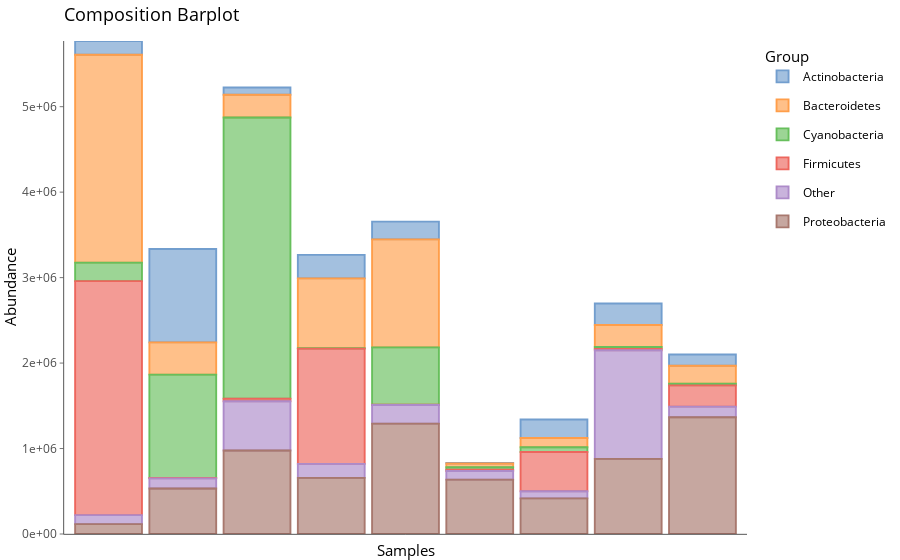

Here is the notebook cell this chart was saved with:
### Markdown cell above
## Bacterial Abundance

### Code cell
# Agglomerate by sample type
tse <- agglomerateByVariable(
    tse,
    by = 2L,
    group = "SampleType"
)

# Find top taxa
top_taxa <- getTop(tse)
rowData(tse)$Group <- ifelse(rowData(tse)$Phylum %in% top_taxa,
                             rowData(tse)$Phylum, "Other")

# Visualise composition barplot
p <- plotAbundance(tse, group = "Group")
p + ggtitle("Composition Barplot")

### Figure 1 — Plotly figure (JSON) as saved in the notebook; plotly's stock layout.template omitted (floating-point values rounded to 4 significant figures)
{"data": [{"base": [5607356, 2242289, 5139898, 2990684, 3446949, 825378, 1122945, 2445334, 1968302], "hoverinfo": "text", "legendgroup": "Actinobacteria", "marker": {"autocolorscale": false, "color": "rgba(114,158,206,0.65)", "line": {"color": "rgba(114,158,206,1)", "width": 1.89}}, "name": "Actinobacteria", "orientation": "v", "showlegend": true, "text": ["X: Feces<br />ifelse(Y == 0 & layout == \"bar\", NA, Y):  161108<br />colour_by: Actinobacteria<br />colour_by: Actinobacteria", "X: Freshwater<br />ifelse(Y == 0 & layout == \"bar\", NA, Y): 1092613<br />colour_by: Actinobacteria<br />colour_by: Actinobacteria", "X: Freshwater_creek<br />ifelse(Y == 0 & layout == \"bar\", NA, Y):   84215<br />colour_by: Actinobacteria<br />colour_by: Actinobacteria", "X: Mock<br />ifelse(Y == 0 & layout == \"bar\", NA, Y):  274767<br />colour_by: Actinobacteria<br />colour_by: Actinobacteria", "X: Ocean<br />ifelse(Y == 0 & layout == \"bar\", NA, Y):  208401<br />colour_by: Actinobacteria<br />colour_by: Actinobacteria", "X: Sediment_estuary<br />ifelse(Y == 0 & layout == \"bar\", NA, Y):    5699<br />colour_by: Actinobacteria<br />colour_by: Actinobacteria", "X: Skin<br />ifelse(Y == 0 & layout == \"bar\", NA, Y):  216187<br />colour_by: Actinobacteria<br />colour_by: Actinobacteria", "X: Soil<br />ifelse(Y == 0 & layout == \"bar\", NA, Y):  251584<br />colour_by: Actinobacteria<br />colour_by: Actinobacteria", "X: Tongue<br />ifelse(Y == 0 & layout == \"bar\", NA, Y):  132286<br />colour_by: Actinobacteria<br />colour_by: Actinobacteria"], "textposition": "none", "type": "bar", "width": [0.9, 0.9, 0.9, 0.9, 0.9, 0.9, 0.9, 0.9, 0.9], "x": [1, 2, 3, 4, 5, 6, 7, 8, 9], "xaxis": "x", "y": [161108, 1092613, 84215, 274767, 208401, 5699, 216187, 251584, 132286], "yaxis": "y"}, {"base": [3175334, 1864626, 4873260, 2175209, 2184114, 780967, 1015007, 2188105, 1758585], "hoverinfo": "text", "legendgroup": "Bacteroidetes", "marker": {"autocolorscale": false, "color": "rgba(255,158,74,0.65)", "line": {"color": "rgba(255,158,74,1)", "width": 1.89}}, "name": "Bacteroidetes", "orientation": "v", "showlegend": true, "text": ["X: Feces<br />ifelse(Y == 0 & layout == \"bar\", NA, Y): 2432022<br />colour_by: Bacteroidetes<br />colour_by: Bacteroidetes", "X: Freshwater<br />ifelse(Y == 0 & layout == \"bar\", NA, Y):  377663<br />colour_by: Bacteroidetes<br />colour_by: Bacteroidetes", "X: Freshwater_creek<br />ifelse(Y == 0 & layout == \"bar\", NA, Y):  266638<br />colour_by: Bacteroidetes<br />colour_by: Bacteroidetes", "X: Mock<br />ifelse(Y == 0 & layout == \"bar\", NA, Y):  815475<br />colour_by: Bacteroidetes<br />colour_by: Bacteroidetes", "X: Ocean<br />ifelse(Y == 0 & layout == \"bar\", NA, Y): 1262835<br />colour_by: Bacteroidetes<br />colour_by: Bacteroidetes", "X: Sediment_estuary<br />ifelse(Y == 0 & layout == \"bar\", NA, Y):   44411<br />colour_by: Bacteroidetes<br />colour_by: Bacteroidetes", "X: Skin<br />ifelse(Y == 0 & layout == \"bar\", NA, Y):  107938<br />colour_by: Bacteroidetes<br />colour_by: Bacteroidetes", "X: Soil<br />ifelse(Y == 0 & layout == \"bar\", NA, Y):  257229<br />colour_by: Bacteroidetes<br />colour_by: Bacteroidetes", "X: Tongue<br />ifelse(Y == 0 & layout == \"bar\", NA, Y):  209717<br />colour_by: Bacteroidetes<br />colour_by: Bacteroidetes"], "textposition": "none", "type": "bar", "width": [0.9, 0.9, 0.9, 0.9, 0.9, 0.9, 0.9, 0.9, 0.9], "x": [1, 2, 3, 4, 5, 6, 7, 8, 9], "xaxis": "x", "y": [2432022, 377663, 266638, 815475, 1262835, 44411, 107938, 257229, 209717], "yaxis": "y"}, {"base": [2959471, 656209, 1583407, 2169485, 1513191, 753828, 958816, 2166121, 1738952], "hoverinfo": "text", "legendgroup": "Cyanobacteria", "marker": {"autocolorscale": false, "color": "rgba(103,191,92,0.65)", "line": {"color": "rgba(103,191,92,1)", "width": 1.89}}, "name": "Cyanobacteria", "orientation": "v", "showlegend": true, "text": ["X: Feces<br />ifelse(Y == 0 & layout == \"bar\", NA, Y):  215863<br />colour_by: Cyanobacteria<br />colour_by: Cyanobacteria", "X: Freshwater<br />ifelse(Y == 0 & layout == \"bar\", NA, Y): 1208417<br />colour_by: Cyanobacteria<br />colour_by: Cyanobacteria", "X: Freshwater_creek<br />ifelse(Y == 0 & layout == \"bar\", NA, Y): 3289853<br />colour_by: Cyanobacteria<br />colour_by: Cyanobacteria", "X: Mock<br />ifelse(Y == 0 & layout == \"bar\", NA, Y):    5724<br />colour_by: Cyanobacteria<br />colour_by: Cyanobacteria", "X: Ocean<br />ifelse(Y == 0 & layout == \"bar\", NA, Y):  670923<br />colour_by: Cyanobacteria<br />colour_by: Cyanobacteria", "X: Sediment_estuary<br />ifelse(Y == 0 & layout == \"bar\", NA, Y):   27139<br />colour_by: Cyanobacteria<br />colour_by: Cyanobacteria", "X: Skin<br />ifelse(Y == 0 & layout == \"bar\", NA, Y):   56191<br />colour_by: Cyanobacteria<br />colour_by: Cyanobacteria", "X: Soil<br />ifelse(Y == 0 & layout == \"bar\", NA, Y):   21984<br />colour_by: Cyanobacteria<br />colour_by: Cyanobacteria", "X: Tongue<br />ifelse(Y == 0 & layout == \"bar\", NA, Y):   19633<br />colour_by: Cyanobacteria<br />colour_by: Cyanobacteria"], "textposition": "none", "type": "bar", "width": [0.9, 0.9, 0.9, 0.9, 0.9, 0.9, 0.9, 0.9, 0.9], "x": [1, 2, 3, 4, 5, 6, 7, 8, 9], "xaxis": "x", "y": [215863, 1208417, 3289853, 5724, 670923, 27139, 56191, 21984, 19633], "yaxis": "y"}, {"base": [221201, 651448, 1552862, 820327, 1509939, 736816, 500954, 2149287, 1490332], "hoverinfo": "text", "legendgroup": "Firmicutes", "marker": {"autocolorscale": false, "color": "rgba(237,102,93,0.65)", "line": {"color": "rgba(237,102,93,1)", "width": 1.89}}, "name": "Firmicutes", "orientation": "v", "showlegend": true, "text": ["X: Feces<br />ifelse(Y == 0 & layout == \"bar\", NA, Y): 2738270<br />colour_by: Firmicutes<br />colour_by: Firmicutes", "X: Freshwater<br />ifelse(Y == 0 & layout == \"bar\", NA, Y):    4761<br />colour_by: Firmicutes<br />colour_by: Firmicutes", "X: Freshwater_creek<br />ifelse(Y == 0 & layout == \"bar\", NA, Y):   30545<br />colour_by: Firmicutes<br />colour_by: Firmicutes", "X: Mock<br />ifelse(Y == 0 & layout == \"bar\", NA, Y): 1349158<br />colour_by: Firmicutes<br />colour_by: Firmicutes", "X: Ocean<br />ifelse(Y == 0 & layout == \"bar\", NA, Y):    3252<br />colour_by: Firmicutes<br />colour_by: Firmicutes", "X: Sediment_estuary<br />ifelse(Y == 0 & layout == \"bar\", NA, Y):   17012<br />colour_by: Firmicutes<br />colour_by: Firmicutes", "X: Skin<br />ifelse(Y == 0 & layout == \"bar\", NA, Y):  457862<br />colour_by: Firmicutes<br />colour_by: Firmicutes", "X: Soil<br />ifelse(Y == 0 & layout == \"bar\", NA, Y):   16834<br />colour_by: Firmicutes<br />colour_by: Firmicutes", "X: Tongue<br />ifelse(Y == 0 & layout == \"bar\", NA, Y):  248620<br />colour_by: Firmicutes<br />colour_by: Firmicutes"], "textposition": "none", "type": "bar", "width": [0.9, 0.9, 0.9, 0.9, 0.9, 0.9, 0.9, 0.9, 0.9], "x": [1, 2, 3, 4, 5, 6, 7, 8, 9], "xaxis": "x", "y": [2738270, 4761, 30545, 1349158, 3252, 17012, 457862, 16834, 248620], "yaxis": "y"}, {"base": [115121, 532385, 977406, 656421, 1291519, 636486, 416933, 879559, 1366817], "hoverinfo": "text", "legendgroup": "Other", "marker": {"autocolorscale": false, "color": "rgba(173,139,201,0.65)", "line": {"color": "rgba(173,139,201,1)", "width": 1.89}}, "name": "Other", "orientation": "v", "showlegend": true, "text": ["X: Feces<br />ifelse(Y == 0 & layout == \"bar\", NA, Y):  106080<br />colour_by: Other<br />colour_by: Other", "X: Freshwater<br />ifelse(Y == 0 & layout == \"bar\", NA, Y):  119063<br />colour_by: Other<br />colour_by: Other", "X: Freshwater_creek<br />ifelse(Y == 0 & layout == \"bar\", NA, Y):  575456<br />colour_by: Other<br />colour_by: Other", "X: Mock<br />ifelse(Y == 0 & layout == \"bar\", NA, Y):  163906<br />colour_by: Other<br />colour_by: Other", "X: Ocean<br />ifelse(Y == 0 & layout == \"bar\", NA, Y):  218420<br />colour_by: Other<br />colour_by: Other", "X: Sediment_estuary<br />ifelse(Y == 0 & layout == \"bar\", NA, Y):  100330<br />colour_by: Other<br />colour_by: Other", "X: Skin<br />ifelse(Y == 0 & layout == \"bar\", NA, Y):   84021<br />colour_by: Other<br />colour_by: Other", "X: Soil<br />ifelse(Y == 0 & layout == \"bar\", NA, Y): 1269728<br />colour_by: Other<br />colour_by: Other", "X: Tongue<br />ifelse(Y == 0 & layout == \"bar\", NA, Y):  123515<br />colour_by: Other<br />colour_by: Other"], "textposition": "none", "type": "bar", "width": [0.9, 0.9, 0.9, 0.9, 0.9, 0.9, 0.9, 0.9, 0.9], "x": [1, 2, 3, 4, 5, 6, 7, 8, 9], "xaxis": "x", "y": [106080, 119063, 575456, 163906, 218420, 100330, 84021, 1269728, 123515], "yaxis": "y"}, {"base": [0, 0, 0, 0, 0, 0, 0, 0, 0], "hoverinfo": "text", "legendgroup": "Proteobacteria", "marker": {"autocolorscale": false, "color": "rgba(168,120,110,0.65)", "line": {"color": "rgba(168,120,110,1)", "width": 1.89}}, "name": "Proteobacteria", "orientation": "v", "showlegend": true, "text": ["X: Feces<br />ifelse(Y == 0 & layout == \"bar\", NA, Y):  115121<br />colour_by: Proteobacteria<br />colour_by: Proteobacteria", "X: Freshwater<br />ifelse(Y == 0 & layout == \"bar\", NA, Y):  532385<br />colour_by: Proteobacteria<br />colour_by: Proteobacteria", "X: Freshwater_creek<br />ifelse(Y == 0 & layout == \"bar\", NA, Y):  977406<br />colour_by: Proteobacteria<br />colour_by: Proteobacteria", "X: Mock<br />ifelse(Y == 0 & layout == \"bar\", NA, Y):  656421<br />colour_by: Proteobacteria<br />colour_by: Proteobacteria", "X: Ocean<br />ifelse(Y == 0 & layout == \"bar\", NA, Y): 1291519<br />colour_by: Proteobacteria<br />colour_by: Proteobacteria", "X: Sediment_estuary<br />ifelse(Y == 0 & layout == \"bar\", NA, Y):  636486<br />colour_by: Proteobacteria<br />colour_by: Proteobacteria", "X: Skin<br />ifelse(Y == 0 & layout == \"bar\", NA, Y):  416933<br />colour_by: Proteobacteria<br />colour_by: Proteobacteria", "X: Soil<br />ifelse(Y == 0 & layout == \"bar\", NA, Y):  879559<br />colour_by: Proteobacteria<br />colour_by: Proteobacteria", "X: Tongue<br />ifelse(Y == 0 & layout == \"bar\", NA, Y): 1366817<br />colour_by: Proteobacteria<br />colour_by: Proteobacteria"], "textposition": "none", "type": "bar", "width": [0.9, 0.9, 0.9, 0.9, 0.9, 0.9, 0.9, 0.9, 0.9], "x": [1, 2, 3, 4, 5, 6, 7, 8, 9], "xaxis": "x", "y": [115121, 532385, 977406, 656421, 1291519, 636486, 416933, 879559, 1366817], "yaxis": "y"}], "layout": {"barmode": "relative", "font": {"color": "rgba(0,0,0,1)", "family": "", "size": 14.61}, "hovermode": "closest", "legend": {"bgcolor": "rgba(255,255,255,1)", "bordercolor": "transparent", "borderwidth": 1.89, "font": {"color": "rgba(0,0,0,1)", "family": "", "size": 11.69}, "title": {"font": {"color": "rgba(0,0,0,1)", "family": "", "size": 14.61}, "text": "Group"}}, "margin": {"b": 25.57, "l": 54.79, "r": 7.306, "t": 40.84}, "paper_bgcolor": "rgba(255,255,255,1)", "plot_bgcolor": "rgba(255,255,255,1)", "shapes": [{"layer": "below", "line": {"linetype": [], "width": 0}, "type": "rect", "x0": 0, "x1": 1, "xref": "paper", "y0": 0, "y1": 1, "yref": "paper"}], "showlegend": true, "title": {"font": {"color": "rgba(0,0,0,1)", "family": "", "size": 17.53}, "text": "Composition Barplot", "x": 0, "xref": "paper"}, "xaxis": {"anchor": "y", "automargin": true, "autorange": false, "categoryarray": ["Feces", "Freshwater", "Freshwater_creek", "Mock", "Ocean", "Sediment_estuary", "Skin", "Soil", "Tongue"], "categoryorder": "array", "domain": [0, 1], "gridcolor": {}, "gridwidth": 0, "hoverformat": ".2f", "linecolor": "rgba(0,0,0,1)", "linewidth": 0.6642, "nticks": {}, "range": [0.4, 9.6], "showgrid": false, "showline": true, "showticklabels": false, "tickangle": 0, "tickcolor": {}, "tickfont": {"color": {}, "family": {}, "size": 0}, "ticklen": 3.653, "tickmode": "array", "ticks": "", "ticktext": ["Feces", "Freshwater", "Freshwater_creek", "Mock", "Ocean", "Sediment_estuary", "Skin", "Soil", "Tongue"], "tickvals": [1, 2, 3, 4, 5, 6, 7, 8, 9], "tickwidth": 0, "title": {"font": {"color": "rgba(0,0,0,1)", "family": "", "size": 14.61}, "text": "Samples"}, "type": "linear", "zeroline": false}, "yaxis": {"anchor": "x", "automargin": true, "autorange": false, "categoryarray": ["0e+00", "1e+06", "2e+06", "3e+06", "4e+06", "5e+06"], "categoryorder": "array", "domain": [0, 1], "gridcolor": {}, "gridwidth": 0, "hoverformat": ".2f", "linecolor": "rgba(0,0,0,1)", "linewidth": 0.6642, "nticks": {}, "range": [0, 5768464], "showgrid": false, "showline": true, "showticklabels": true, "tickangle": 0, "tickcolor": "rgba(51,51,51,1)", "tickfont": {"color": "rgba(77,77,77,1)", "family": "", "size": 11.69}, "ticklen": 3.653, "tickmode": "array", "ticks": "outside", "ticktext": ["0e+00", "1e+06", "2e+06", "3e+06", "4e+06", "5e+06"], "tickvals": [0, 1000000, 2000000, 3000000, 4000000, 5000000], "tickwidth": 0.6642, "title": {"font": {"color": "rgba(0,0,0,1)", "family": "", "size": 14.61}, "text": "Abundance"}, "type": "linear", "zeroline": false}}}
